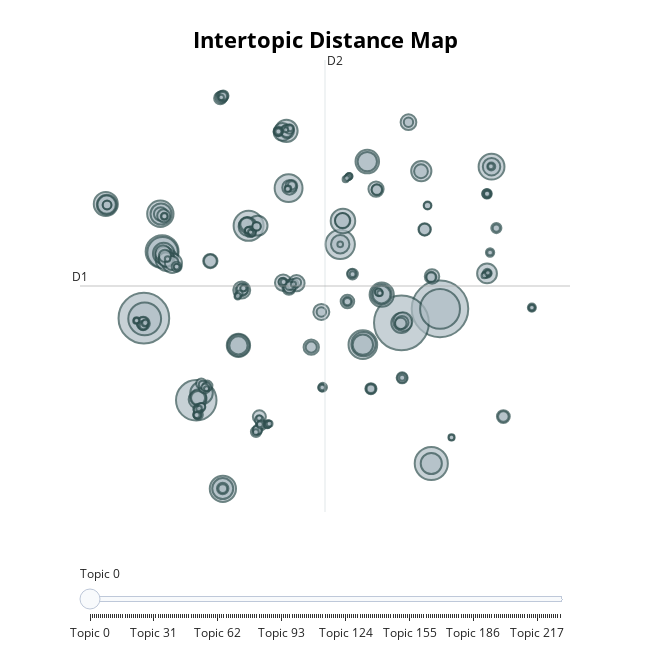

The code cell stored with this chart in its notebook:
### Markdown cell above
### Visualize the topics

### Code cell
topic_model.visualize_topics()

### Figure 1 — Plotly figure (JSON) as saved in the notebook; plotly's stock layout.template omitted (floating-point values rounded to 4 significant figures; data arrays with more than 128 entries replaced by an {"elided": "..."} marker saying what was removed)
{"data": [{"customdata": {"elided": "229x3 mixed values"}, "hovertemplate": "<b>Topic %{customdata[0]}</b><br>Words: %{customdata[1]}<br>Size: %{customdata[2]}", "legendgroup": "", "marker": {"color": "#B0BEC5", "line": {"color": "DarkSlateGrey", "width": 2}, "size": {"elided": "229 int values"}, "sizemode": "area", "sizeref": 1.534, "symbol": "circle"}, "mode": "markers", "name": "", "orientation": "v", "showlegend": false, "type": "scatter", "x": {"elided": "229 float values"}, "xaxis": "x", "y": {"elided": "229 float values"}, "yaxis": "y"}], "layout": {"annotations": [{"showarrow": false, "text": "D1", "x": -13.02, "y": 3.769, "yshift": 10}, {"showarrow": false, "text": "D2", "x": 3.11, "xshift": 10, "y": 21.52}], "height": 650, "hoverlabel": {"bgcolor": "white", "font": {"family": "Rockwell", "size": 16}}, "legend": {"itemsizing": "constant", "tracegroupgap": 0}, "margin": {"t": 60}, "shapes": [{"line": {"color": "#CFD8DC", "width": 2}, "type": "line", "x0": 3.11, "x1": 3.11, "y0": -13.99, "y1": 21.52}, {"line": {"color": "#9E9E9E", "width": 2}, "type": "line", "x0": -13.02, "x1": 19.24, "y0": 3.769, "y1": 3.769}], "sliders": [{"active": 0, "pad": {"t": 50}, "steps": [{"args": [{"marker.color": {"elided": "1x229 str values"}}], "label": "Topic 0", "method": "update"}, {"args": [{"marker.color": {"elided": "1x229 str values"}}], "label": "Topic 1", "method": "update"}, {"args": [{"marker.color": {"elided": "1x229 str values"}}], "label": "Topic 2", "method": "update"}, {"args": [{"marker.color": {"elided": "1x229 str values"}}], "label": "Topic 3", "method": "update"}, {"args": [{"marker.color": {"elided": "1x229 str values"}}], "label": "Topic 4", "method": "update"}, {"args": [{"marker.color": {"elided": "1x229 str values"}}], "label": "Topic 5", "method": "update"}, {"args": [{"marker.color": {"elided": "1x229 str values"}}], "label": "Topic 6", "method": "update"}, {"args": [{"marker.color": {"elided": "1x229 str values"}}], "label": "Topic 7", "method": "update"}, {"args": [{"marker.color": {"elided": "1x229 str values"}}], "label": "Topic 8", "method": "update"}, {"args": [{"marker.color": {"elided": "1x229 str values"}}], "label": "Topic 9", "method": "update"}, {"args": [{"marker.color": {"elided": "1x229 str values"}}], "label": "Topic 10", "method": "update"}, {"args": [{"marker.color": {"elided": "1x229 str values"}}], "label": "Topic 11", "method": "update"}, {"args": [{"marker.color": {"elided": "1x229 str values"}}], "label": "Topic 12", "method": "update"}, {"args": [{"marker.color": {"elided": "1x229 str values"}}], "label": "Topic 13", "method": "update"}, {"args": [{"marker.color": {"elided": "1x229 str values"}}], "label": "Topic 14", "method": "update"}, {"args": [{"marker.color": {"elided": "1x229 str values"}}], "label": "Topic 15", "method": "update"}, {"args": [{"marker.color": {"elided": "1x229 str values"}}], "label": "Topic 16", "method": "update"}, {"args": [{"marker.color": {"elided": "1x229 str values"}}], "label": "Topic 17", "method": "update"}, {"args": [{"marker.color": {"elided": "1x229 str values"}}], "label": "Topic 18", "method": "update"}, {"args": [{"marker.color": {"elided": "1x229 str values"}}], "label": "Topic 19", "method": "update"}, {"args": [{"marker.color": {"elided": "1x229 str values"}}], "label": "Topic 20", "method": "update"}, {"args": [{"marker.color": {"elided": "1x229 str values"}}], "label": "Topic 21", "method": "update"}, {"args": [{"marker.color": {"elided": "1x229 str values"}}], "label": "Topic 22", "method": "update"}, {"args": [{"marker.color": {"elided": "1x229 str values"}}], "label": "Topic 23", "method": "update"}, {"args": [{"marker.color": {"elided": "1x229 str values"}}], "label": "Topic 24", "method": "update"}, {"args": [{"marker.color": {"elided": "1x229 str values"}}], "label": "Topic 25", "method": "update"}, {"args": [{"marker.color": {"elided": "1x229 str values"}}], "label": "Topic 26", "method": "update"}, {"args": [{"marker.color": {"elided": "1x229 str values"}}], "label": "Topic 27", "method": "update"}, {"args": [{"marker.color": {"elided": "1x229 str values"}}], "label": "Topic 28", "method": "update"}, {"args": [{"marker.color": {"elided": "1x229 str values"}}], "label": "Topic 29", "method": "update"}, {"args": [{"marker.color": {"elided": "1x229 str values"}}], "label": "Topic 30", "method": "update"}, {"args": [{"marker.color": {"elided": "1x229 str values"}}], "label": "Topic 31", "method": "update"}, {"args": [{"marker.color": {"elided": "1x229 str values"}}], "label": "Topic 32", "method": "update"}, {"args": [{"marker.color": {"elided": "1x229 str values"}}], "label": "Topic 33", "method": "update"}, {"args": [{"marker.color": {"elided": "1x229 str values"}}], "label": "Topic 34", "method": "update"}, {"args": [{"marker.color": {"elided": "1x229 str values"}}], "label": "Topic 35", "method": "update"}, {"args": [{"marker.color": {"elided": "1x229 str values"}}], "label": "Topic 36", "method": "update"}, {"args": [{"marker.color": {"elided": "1x229 str values"}}], "label": "Topic 37", "method": "update"}, {"args": [{"marker.color": {"elided": "1x229 str values"}}], "label": "Topic 38", "method": "update"}, {"args": [{"marker.color": {"elided": "1x229 str values"}}], "label": "Topic 39", "method": "update"}, {"args": [{"marker.color": {"elided": "1x229 str values"}}], "label": "Topic 40", "method": "update"}, {"args": [{"marker.color": {"elided": "1x229 str values"}}], "label": "Topic 41", "method": "update"}, {"args": [{"marker.color": {"elided": "1x229 str values"}}], "label": "Topic 42", "method": "update"}, {"args": [{"marker.color": {"elided": "1x229 str values"}}], "label": "Topic 43", "method": "update"}, {"args": [{"marker.color": {"elided": "1x229 str values"}}], "label": "Topic 44", "method": "update"}, {"args": [{"marker.color": {"elided": "1x229 str values"}}], "label": "Topic 45", "method": "update"}, {"args": [{"marker.color": {"elided": "1x229 str values"}}], "label": "Topic 46", "method": "update"}, {"args": [{"marker.color": {"elided": "1x229 str values"}}], "label": "Topic 47", "method": "update"}, {"args": [{"marker.color": {"elided": "1x229 str values"}}], "label": "Topic 48", "method": "update"}, {"args": [{"marker.color": {"elided": "1x229 str values"}}], "label": "Topic 49", "method": "update"}, {"args": [{"marker.color": {"elided": "1x229 str values"}}], "label": "Topic 50", "method": "update"}, {"args": [{"marker.color": {"elided": "1x229 str values"}}], "label": "Topic 51", "method": "update"}, {"args": [{"marker.color": {"elided": "1x229 str values"}}], "label": "Topic 52", "method": "update"}, {"args": [{"marker.color": {"elided": "1x229 str values"}}], "label": "Topic 53", "method": "update"}, {"args": [{"marker.color": {"elided": "1x229 str values"}}], "label": "Topic 54", "method": "update"}, {"args": [{"marker.color": {"elided": "1x229 str values"}}], "label": "Topic 55", "method": "update"}, {"args": [{"marker.color": {"elided": "1x229 str values"}}], "label": "Topic 56", "method": "update"}, {"args": [{"marker.color": {"elided": "1x229 str values"}}], "label": "Topic 57", "method": "update"}, {"args": [{"marker.color": {"elided": "1x229 str values"}}], "label": "Topic 58", "method": "update"}, {"args": [{"marker.color": {"elided": "1x229 str values"}}], "label": "Topic 59", "method": "update"}, {"args": [{"marker.color": {"elided": "1x229 str values"}}], "label": "Topic 60", "method": "update"}, {"args": [{"marker.color": {"elided": "1x229 str values"}}], "label": "Topic 61", "method": "update"}, {"args": [{"marker.color": {"elided": "1x229 str values"}}], "label": "Topic 62", "method": "update"}, {"args": [{"marker.color": {"elided": "1x229 str values"}}], "label": "Topic 63", "method": "update"}, {"args": [{"marker.color": {"elided": "1x229 str values"}}], "label": "Topic 64", "method": "update"}, {"args": [{"marker.color": {"elided": "1x229 str values"}}], "label": "Topic 65", "method": "update"}, {"args": [{"marker.color": {"elided": "1x229 str values"}}], "label": "Topic 66", "method": "update"}, {"args": [{"marker.color": {"elided": "1x229 str values"}}], "label": "Topic 67", "method": "update"}, {"args": [{"marker.color": {"elided": "1x229 str values"}}], "label": "Topic 68", "method": "update"}, {"args": [{"marker.color": {"elided": "1x229 str values"}}], "label": "Topic 69", "method": "update"}, {"args": [{"marker.color": {"elided": "1x229 str values"}}], "label": "Topic 70", "method": "update"}, {"args": [{"marker.color": {"elided": "1x229 str values"}}], "label": "Topic 71", "method": "update"}, {"args": [{"marker.color": {"elided": "1x229 str values"}}], "label": "Topic 72", "method": "update"}, {"args": [{"marker.color": {"elided": "1x229 str values"}}], "label": "Topic 73", "method": "update"}, {"args": [{"marker.color": {"elided": "1x229 str values"}}], "label": "Topic 74", "method": "update"}, {"args": [{"marker.color": {"elided": "1x229 str values"}}], "label": "Topic 75", "method": "update"}, {"args": [{"marker.color": {"elided": "1x229 str values"}}], "label": "Topic 76", "method": "update"}, {"args": [{"marker.color": {"elided": "1x229 str values"}}], "label": "Topic 77", "method": "update"}, {"args": [{"marker.color": {"elided": "1x229 str values"}}], "label": "Topic 78", "method": "update"}, {"args": [{"marker.color": {"elided": "1x229 str values"}}], "label": "Topic 79", "method": "update"}, {"args": [{"marker.color": {"elided": "1x229 str values"}}], "label": "Topic 80", "method": "update"}, {"args": [{"marker.color": {"elided": "1x229 str values"}}], "label": "Topic 81", "method": "update"}, {"args": [{"marker.color": {"elided": "1x229 str values"}}], "label": "Topic 82", "method": "update"}, {"args": [{"marker.color": {"elided": "1x229 str values"}}], "label": "Topic 83", "method": "update"}, {"args": [{"marker.color": {"elided": "1x229 str values"}}], "label": "Topic 84", "method": "update"}, {"args": [{"marker.color": {"elided": "1x229 str values"}}], "label": "Topic 85", "method": "update"}, {"args": [{"marker.color": {"elided": "1x229 str values"}}], "label": "Topic 86", "method": "update"}, {"args": [{"marker.color": {"elided": "1x229 str values"}}], "label": "Topic 87", "method": "update"}, {"args": [{"marker.color": {"elided": "1x229 str values"}}], "label": "Topic 88", "method": "update"}, {"args": [{"marker.color": {"elided": "1x229 str values"}}], "label": "Topic 89", "method": "update"}, {"args": [{"marker.color": {"elided": "1x229 str values"}}], "label": "Topic 90", "method": "update"}, {"args": [{"marker.color": {"elided": "1x229 str values"}}], "label": "Topic 91", "method": "update"}, {"args": [{"marker.color": {"elided": "1x229 str values"}}], "label": "Topic 92", "method": "update"}, {"args": [{"marker.color": {"elided": "1x229 str values"}}], "label": "Topic 93", "method": "update"}, {"args": [{"marker.color": {"elided": "1x229 str values"}}], "label": "Topic 94", "method": "update"}, {"args": [{"marker.color": {"elided": "1x229 str values"}}], "label": "Topic 95", "method": "update"}, {"args": [{"marker.color": {"elided": "1x229 str values"}}], "label": "Topic 96", "method": "update"}, {"args": [{"marker.color": {"elided": "1x229 str values"}}], "label": "Topic 97", "method": "update"}, {"args": [{"marker.color": {"elided": "1x229 str values"}}], "label": "Topic 98", "method": "update"}, {"args": [{"marker.color": {"elided": "1x229 str values"}}], "label": "Topic 99", "method": "update"}, {"args": [{"marker.color": {"elided": "1x229 str values"}}], "label": "Topic 100", "method": "update"}, {"args": [{"marker.color": {"elided": "1x229 str values"}}], "label": "Topic 101", "method": "update"}, {"args": [{"marker.color": {"elided": "1x229 str values"}}], "label": "Topic 102", "method": "update"}, {"args": [{"marker.color": {"elided": "1x229 str values"}}], "label": "Topic 103", "method": "update"}, {"args": [{"marker.color": {"elided": "1x229 str values"}}], "label": "Topic 104", "method": "update"}, {"args": [{"marker.color": {"elided": "1x229 str values"}}], "label": "Topic 105", "method": "update"}, {"args": [{"marker.color": {"elided": "1x229 str values"}}], "label": "Topic 106", "method": "update"}, {"args": [{"marker.color": {"elided": "1x229 str values"}}], "label": "Topic 107", "method": "update"}, {"args": [{"marker.color": {"elided": "1x229 str values"}}], "label": "Topic 108", "method": "update"}, {"args": [{"marker.color": {"elided": "1x229 str values"}}], "label": "Topic 109", "method": "update"}, {"args": [{"marker.color": {"elided": "1x229 str values"}}], "label": "Topic 110", "method": "update"}, {"args": [{"marker.color": {"elided": "1x229 str values"}}], "label": "Topic 111", "method": "update"}, {"args": [{"marker.color": {"elided": "1x229 str values"}}], "label": "Topic 112", "method": "update"}, {"args": [{"marker.color": {"elided": "1x229 str values"}}], "label": "Topic 113", "method": "update"}, {"args": [{"marker.color": {"elided": "1x229 str values"}}], "label": "Topic 114", "method": "update"}, {"args": [{"marker.color": {"elided": "1x229 str values"}}], "label": "Topic 115", "method": "update"}, {"args": [{"marker.color": {"elided": "1x229 str values"}}], "label": "Topic 116", "method": "update"}, {"args": [{"marker.color": {"elided": "1x229 str values"}}], "label": "Topic 117", "method": "update"}, {"args": [{"marker.color": {"elided": "1x229 str values"}}], "label": "Topic 118", "method": "update"}, {"args": [{"marker.color": {"elided": "1x229 str values"}}], "label": "Topic 119", "method": "update"}, {"args": [{"marker.color": {"elided": "1x229 str values"}}], "label": "Topic 120", "method": "update"}, {"args": [{"marker.color": {"elided": "1x229 str values"}}], "label": "Topic 121", "method": "update"}, {"args": [{"marker.color": {"elided": "1x229 str values"}}], "label": "Topic 122", "method": "update"}, {"args": [{"marker.color": {"elided": "1x229 str values"}}], "label": "Topic 123", "method": "update"}, {"args": [{"marker.color": {"elided": "1x229 str values"}}], "label": "Topic 124", "method": "update"}, {"args": [{"marker.color": {"elided": "1x229 str values"}}], "label": "Topic 125", "method": "update"}, {"args": [{"marker.color": {"elided": "1x229 str values"}}], "label": "Topic 126", "method": "update"}, {"args": [{"marker.color": {"elided": "1x229 str values"}}], "label": "Topic 127", "method": "update"}, {"args": [{"marker.color": {"elided": "1x229 str values"}}], "label": "Topic 128", "method": "update"}, {"args": [{"marker.color": {"elided": "1x229 str values"}}], "label": "Topic 129", "method": "update"}, {"args": [{"marker.color": {"elided": "1x229 str values"}}], "label": "Topic 130", "method": "update"}, {"args": [{"marker.color": {"elided": "1x229 str values"}}], "label": "Topic 131", "method": "update"}, {"args": [{"marker.color": {"elided": "1x229 str values"}}], "label": "Topic 132", "method": "update"}, {"args": [{"marker.color": {"elided": "1x229 str values"}}], "label": "Topic 133", "method": "update"}, {"args": [{"marker.color": {"elided": "1x229 str values"}}], "label": "Topic 134", "method": "update"}, {"args": [{"marker.color": {"elided": "1x229 str values"}}], "label": "Topic 135", "method": "update"}, {"args": [{"marker.color": {"elided": "1x229 str values"}}], "label": "Topic 136", "method": "update"}, {"args": [{"marker.color": {"elided": "1x229 str values"}}], "label": "Topic 137", "method": "update"}, {"args": [{"marker.color": {"elided": "1x229 str values"}}], "label": "Topic 138", "method": "update"}, {"args": [{"marker.color": {"elided": "1x229 str values"}}], "label": "Topic 139", "method": "update"}, {"args": [{"marker.color": {"elided": "1x229 str values"}}], "label": "Topic 140", "method": "update"}, {"args": [{"marker.color": {"elided": "1x229 str values"}}], "label": "Topic 141", "method": "update"}, {"args": [{"marker.color": {"elided": "1x229 str values"}}], "label": "Topic 142", "method": "update"}, {"args": [{"marker.color": {"elided": "1x229 str values"}}], "label": "Topic 143", "method": "update"}, {"args": [{"marker.color": {"elided": "1x229 str values"}}], "label": "Topic 144", "method": "update"}, {"args": [{"marker.color": {"elided": "1x229 str values"}}], "label": "Topic 145", "method": "update"}, {"args": [{"marker.color": {"elided": "1x229 str values"}}], "label": "Topic 146", "method": "update"}, {"args": [{"marker.color": {"elided": "1x229 str values"}}], "label": "Topic 147", "method": "update"}, {"args": [{"marker.color": {"elided": "1x229 str values"}}], "label": "Topic 148", "method": "update"}, {"args": [{"marker.color": {"elided": "1x229 str values"}}], "label": "Topic 149", "method": "update"}, {"args": [{"marker.color": {"elided": "1x229 str values"}}], "label": "Topic 150", "method": "update"}, {"args": [{"marker.color": {"elided": "1x229 str values"}}], "label": "Topic 151", "method": "update"}, {"args": [{"marker.color": {"elided": "1x229 str values"}}], "label": "Topic 152", "method": "update"}, {"args": [{"marker.color": {"elided": "1x229 str values"}}], "label": "Topic 153", "method": "update"}, {"args": [{"marker.color": {"elided": "1x229 str values"}}], "label": "Topic 154", "method": "update"}, {"args": [{"marker.color": {"elided": "1x229 str values"}}], "label": "Topic 155", "method": "update"}, {"args": [{"marker.color": {"elided": "1x229 str values"}}], "label": "Topic 156", "method": "update"}, {"args": [{"marker.color": {"elided": "1x229 str values"}}], "label": "Topic 157", "method": "update"}, {"args": [{"marker.color": {"elided": "1x229 str values"}}], "label": "Topic 158", "method": "update"}, {"args": [{"marker.color": {"elided": "1x229 str values"}}], "label": "Topic 159", "method": "update"}, {"args": [{"marker.color": {"elided": "1x229 str values"}}], "label": "Topic 160", "method": "update"}, {"args": [{"marker.color": {"elided": "1x229 str values"}}], "label": "Topic 161", "method": "update"}, {"args": [{"marker.color": {"elided": "1x229 str values"}}], "label": "Topic 162", "method": "update"}, {"args": [{"marker.color": {"elided": "1x229 str values"}}], "label": "Topic 163", "method": "update"}, {"args": [{"marker.color": {"elided": "1x229 str values"}}], "label": "Topic 164", "method": "update"}, {"args": [{"marker.color": {"elided": "1x229 str values"}}], "label": "Topic 165", "method": "update"}, {"args": [{"marker.color": {"elided": "1x229 str values"}}], "label": "Topic 166", "method": "update"}, {"args": [{"marker.color": {"elided": "1x229 str values"}}], "label": "Topic 167", "method": "update"}, {"args": [{"marker.color": {"elided": "1x229 str values"}}], "label": "Topic 168", "method": "update"}, {"args": [{"marker.color": {"elided": "1x229 str values"}}], "label": "Topic 169", "method": "update"}, {"args": [{"marker.color": {"elided": "1x229 str values"}}], "label": "Topic 170", "method": "update"}, {"args": [{"marker.color": {"elided": "1x229 str values"}}], "label": "Topic 171", "method": "update"}, {"args": [{"marker.color": {"elided": "1x229 str values"}}], "label": "Topic 172", "method": "update"}, {"args": [{"marker.color": {"elided": "1x229 str values"}}], "label": "Topic 173", "method": "update"}, {"args": [{"marker.color": {"elided": "1x229 str values"}}], "label": "Topic 174", "method": "update"}, {"args": [{"marker.color": {"elided": "1x229 str values"}}], "label": "Topic 175", "method": "update"}, {"args": [{"marker.color": {"elided": "1x229 str values"}}], "label": "Topic 176", "method": "update"}, {"args": [{"marker.color": {"elided": "1x229 str values"}}], "label": "Topic 177", "method": "update"}, {"args": [{"marker.color": {"elided": "1x229 str values"}}], "label": "Topic 178", "method": "update"}, {"args": [{"marker.color": {"elided": "1x229 str values"}}], "label": "Topic 179", "method": "update"}, {"args": [{"marker.color": {"elided": "1x229 str values"}}], "label": "Topic 180", "method": "update"}, {"args": [{"marker.color": {"elided": "1x229 str values"}}], "label": "Topic 181", "method": "update"}, {"args": [{"marker.color": {"elided": "1x229 str values"}}], "label": "Topic 182", "method": "update"}, {"args": [{"marker.color": {"elided": "1x229 str values"}}], "label": "Topic 183", "method": "update"}, {"args": [{"marker.color": {"elided": "1x229 str values"}}], "label": "Topic 184", "method": "update"}, {"args": [{"marker.color": {"elided": "1x229 str values"}}], "label": "Topic 185", "method": "update"}, {"args": [{"marker.color": {"elided": "1x229 str values"}}], "label": "Topic 186", "method": "update"}, {"args": [{"marker.color": {"elided": "1x229 str values"}}], "label": "Topic 187", "method": "update"}, {"args": [{"marker.color": {"elided": "1x229 str values"}}], "label": "Topic 188", "method": "update"}, {"args": [{"marker.color": {"elided": "1x229 str values"}}], "label": "Topic 189", "method": "update"}, {"args": [{"marker.color": {"elided": "1x229 str values"}}], "label": "Topic 190", "method": "update"}, {"args": [{"marker.color": {"elided": "1x229 str values"}}], "label": "Topic 191", "method": "update"}, {"args": [{"marker.color": {"elided": "1x229 str values"}}], "label": "Topic 192", "method": "update"}, {"args": [{"marker.color": {"elided": "1x229 str values"}}], "label": "Topic 193", "method": "update"}, {"args": [{"marker.color": {"elided": "1x229 str values"}}], "label": "Topic 194", "method": "update"}, {"args": [{"marker.color": {"elided": "1x229 str values"}}], "label": "Topic 195", "method": "update"}, {"args": [{"marker.color": {"elided": "1x229 str values"}}], "label": "Topic 196", "method": "update"}, {"args": [{"marker.color": {"elided": "1x229 str values"}}], "label": "Topic 197", "method": "update"}, {"args": [{"marker.color": {"elided": "1x229 str values"}}], "label": "Topic 198", "method": "update"}, {"args": [{"marker.color": {"elided": "1x229 str values"}}], "label": "Topic 199", "method": "update"}, {"args": [{"marker.color": {"elided": "1x229 str values"}}], "label": "Topic 200", "method": "update"}, {"args": [{"marker.color": {"elided": "1x229 str values"}}], "label": "Topic 201", "method": "update"}, {"args": [{"marker.color": {"elided": "1x229 str values"}}], "label": "Topic 202", "method": "update"}, {"args": [{"marker.color": {"elided": "1x229 str values"}}], "label": "Topic 203", "method": "update"}, {"args": [{"marker.color": {"elided": "1x229 str values"}}], "label": "Topic 204", "method": "update"}, {"args": [{"marker.color": {"elided": "1x229 str values"}}], "label": "Topic 205", "method": "update"}, {"args": [{"marker.color": {"elided": "1x229 str values"}}], "label": "Topic 206", "method": "update"}, {"args": [{"marker.color": {"elided": "1x229 str values"}}], "label": "Topic 207", "method": "update"}, {"args": [{"marker.color": {"elided": "1x229 str values"}}], "label": "Topic 208", "method": "update"}, {"args": [{"marker.color": {"elided": "1x229 str values"}}], "label": "Topic 209", "method": "update"}, {"args": [{"marker.color": {"elided": "1x229 str values"}}], "label": "Topic 210", "method": "update"}, {"args": [{"marker.color": {"elided": "1x229 str values"}}], "label": "Topic 211", "method": "update"}, {"args": [{"marker.color": {"elided": "1x229 str values"}}], "label": "Topic 212", "method": "update"}, {"args": [{"marker.color": {"elided": "1x229 str values"}}], "label": "Topic 213", "method": "update"}, {"args": [{"marker.color": {"elided": "1x229 str values"}}], "label": "Topic 214", "method": "update"}, {"args": [{"marker.color": {"elided": "1x229 str values"}}], "label": "Topic 215", "method": "update"}, {"args": [{"marker.color": {"elided": "1x229 str values"}}], "label": "Topic 216", "method": "update"}, {"args": [{"marker.color": {"elided": "1x229 str values"}}], "label": "Topic 217", "method": "update"}, {"args": [{"marker.color": {"elided": "1x229 str values"}}], "label": "Topic 218", "method": "update"}, {"args": [{"marker.color": {"elided": "1x229 str values"}}], "label": "Topic 219", "method": "update"}, {"args": [{"marker.color": {"elided": "1x229 str values"}}], "label": "Topic 220", "method": "update"}, {"args": [{"marker.color": {"elided": "1x229 str values"}}], "label": "Topic 221", "method": "update"}, {"args": [{"marker.color": {"elided": "1x229 str values"}}], "label": "Topic 222", "method": "update"}, {"args": [{"marker.color": {"elided": "1x229 str values"}}], "label": "Topic 223", "method": "update"}, {"args": [{"marker.color": {"elided": "1x229 str values"}}], "label": "Topic 224", "method": "update"}, {"args": [{"marker.color": {"elided": "1x229 str values"}}], "label": "Topic 225", "method": "update"}, {"args": [{"marker.color": {"elided": "1x229 str values"}}], "label": "Topic 226", "method": "update"}, {"args": [{"marker.color": {"elided": "1x229 str values"}}], "label": "Topic 227", "method": "update"}, {"args": [{"marker.color": {"elided": "1x229 str values"}}], "label": "Topic 228", "method": "update"}]}], "title": {"font": {"color": "Black", "size": 22}, "text": "<b>Intertopic Distance Map", "x": 0.5, "xanchor": "center", "y": 0.95, "yanchor": "top"}, "width": 650, "xaxis": {"anchor": "y", "domain": [0, 1], "range": [-13.02, 19.24], "title": {"text": ""}, "type": "linear", "visible": false}, "yaxis": {"anchor": "x", "domain": [0, 1], "range": [-13.99, 21.52], "title": {"text": ""}, "type": "linear", "visible": false}}}
